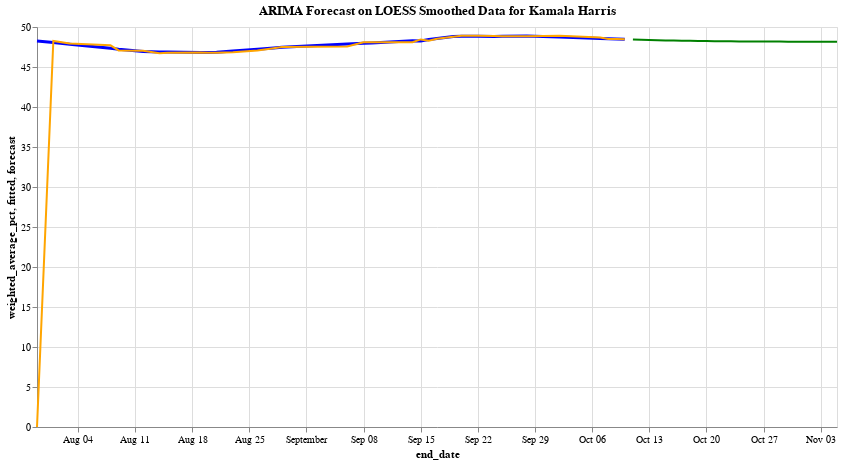
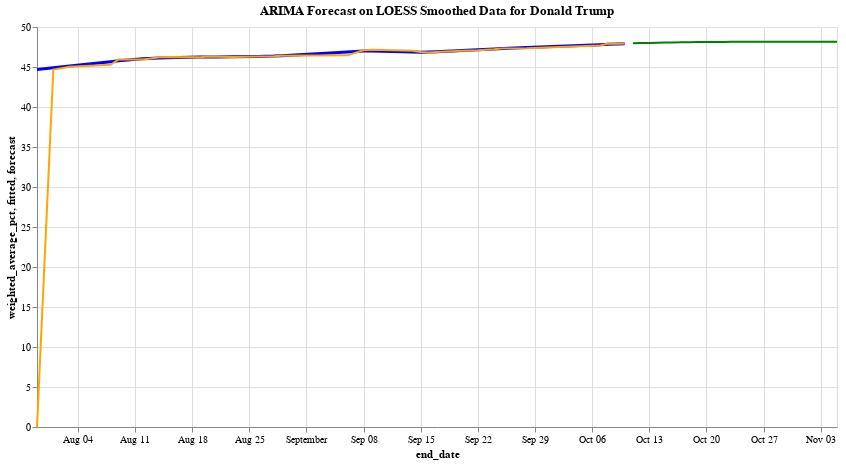

The notebook cell these images were saved under, in order:
### Code cell
import pandas as pd
import altair as alt
from statsmodels.nonparametric.smoothers_lowess import lowess
from statsmodels.tsa.arima.model import ARIMA
from sklearn.metrics import mean_squared_error
import numpy as np

# Assuming df_aggregated is already defined
# Make sure 'end_date' is in datetime format
df_aggregated['end_date'] = pd.to_datetime(df_aggregated['end_date'])

# Define a new dataframe to store the LOESS smoothed data
loess_data = pd.DataFrame()

# Perform LOESS smoothing for each candidate
for candidate in df_aggregated['candidate_name'].unique():
    # Filter the data for each candidate
    candidate_df = df_aggregated[df_aggregated['candidate_name'] == candidate]
    
    # Perform LOESS smoothing (use frac to control the smoothing level)
    loess_smoothed = lowess(candidate_df['weighted_average_pct'], 
                            candidate_df['end_date'].apply(lambda x: x.timestamp()), 
                            frac=0.3)  # Adjust frac as needed
    
    # Create a dataframe from the smoothed data
    smoothed_df = pd.DataFrame({
        'end_date': pd.to_datetime(loess_smoothed[:, 0], unit='s'),
        'weighted_average_pct': loess_smoothed[:, 1],
        'candidate_name': candidate
    })
    
    # Append to the main loess_data dataframe
    loess_data = pd.concat([loess_data, smoothed_df], ignore_index=True)

# Now let's fit an ARIMA model using the LOESS smoothed data
candidate_forecasts = {}
# Store the final prediction for each candidate
final_predictions = {}
# Forecast up to November 5, 2024
forecast_end_date = pd.Timestamp('2024-11-05')

# Loop through each candidate and apply ARIMA
for candidate in loess_data['candidate_name'].unique():
    # Filter the LOESS smoothed data for this candidate
    candidate_loess_df = loess_data[loess_data['candidate_name'] == candidate].sort_values(by='end_date')
    
    # Set 'end_date' as the index for ARIMA (must be a time series index)
    candidate_loess_df.set_index('end_date', inplace=True)

    # Calculate the number of days to forecast (from the last date to Nov 5, 2024)
    last_date = candidate_loess_df.index[-1]
    days_to_forecast = (forecast_end_date - last_date).days
    
    # Fit ARIMA model (you can tune the order=(p, d, q))
    model = ARIMA(candidate_loess_df['weighted_average_pct'], order=(1, 1, 1))
    model_fit = model.fit()

    # In-sample forecast (fitted values) and out-of-sample forecast
    candidate_loess_df['fitted'] = model_fit.fittedvalues
    
    # Forecast up to November 5, 2024
    forecast = model_fit.forecast(steps=days_to_forecast)
    
    # Store the forecasted results for this candidate
    candidate_forecasts[candidate] = forecast
    
    # Generate forecast dates for visualization
    forecast_dates = pd.date_range(candidate_loess_df.index[-1], periods=days_to_forecast + 1, freq='D')[1:]
    
    forecast_df = pd.DataFrame({
        'end_date': forecast_dates,
        'forecast': forecast,
        'candidate_name': candidate
    })
    
    # Reset index for easier plotting
    candidate_loess_df = candidate_loess_df.reset_index()

    # Altair plot for the actual, smoothed, and forecast data
    loess_chart = alt.Chart(candidate_loess_df).mark_line(color='blue', size=3).encode(
        x='end_date:T',
        y='weighted_average_pct:Q',
        tooltip=[alt.Tooltip('end_date:T', title='Date'),
                 alt.Tooltip('weighted_average_pct:Q', title='Smoothed Data')]
    ).properties(title=f'ARIMA Forecast on LOESS Smoothed Data for {candidate}')

    fitted_chart = alt.Chart(candidate_loess_df).mark_line(color='orange', size=2).encode(
        x='end_date:T',
        y='fitted:Q',
        tooltip=['fitted:Q']
    )

    forecast_chart = alt.Chart(forecast_df).mark_line(color='green', size=2).encode(
        x='end_date:T',
        y='forecast:Q',
        tooltip=[alt.Tooltip('end_date:T', title='Forecast Date'),
                 alt.Tooltip('forecast:Q', title='Forecasted Value')]
    )
    
    # Combine the charts and make the graph larger
    combined_chart = (loess_chart + fitted_chart + forecast_chart).properties(
        width=800,  # Set larger width
        height=400  # Set larger height
    )
    
    # Display the chart
    combined_chart.display()

    # Optionally, calculate the RMSE of the model
    rmse = np.sqrt(mean_squared_error(candidate_loess_df['weighted_average_pct'][1:], candidate_loess_df['fitted'][1:]))
    print(f"RMSE for {candidate}: {rmse}")
    # Extract the forecasted value for Nov 5, 2024
    nov_5_prediction = forecast_df[forecast_df['end_date'] == forecast_end_date]['forecast'].values[0]
    
    # Store the prediction in the final_predictions dictionary
    final_predictions[candidate] = nov_5_prediction

    # Print the final prediction for the candidate
    print(f"Final forecast for {candidate} on Nov 5, 2024: {nov_5_prediction:.2f}%")
    
# Optionally, print the final predictions for both candidates in a clear format
print("\nFinal Predictions for November 5, 2024:")
for candidate, prediction in final_predictions.items():
    print(f"{candidate}: {prediction:.2f}%")

### Figure 1 — Vega-Lite specification as saved in the notebook (floating-point values rounded to 4 significant figures)
{"config": {"view": {"continuousWidth": 300, "continuousHeight": 300}}, "layer": [{"mark": {"type": "line", "color": "blue", "size": 3}, "encoding": {"tooltip": [{"field": "end_date", "title": "Date", "type": "temporal"}, {"field": "weighted_average_pct", "title": "Smoothed Data", "type": "quantitative"}], "x": {"field": "end_date", "type": "temporal"}, "y": {"field": "weighted_average_pct", "type": "quantitative"}}, "title": "ARIMA Forecast on LOESS Smoothed Data for Kamala Harris"}, {"mark": {"type": "line", "color": "orange", "size": 2}, "encoding": {"tooltip": [{"field": "fitted", "type": "quantitative"}], "x": {"field": "end_date", "type": "temporal"}, "y": {"field": "fitted", "type": "quantitative"}}}, {"data": {"name": "data-0283f8774769b2a77fd6108ef160d756"}, "mark": {"type": "line", "color": "green", "size": 2}, "encoding": {"tooltip": [{"field": "end_date", "title": "Forecast Date", "type": "temporal"}, {"field": "forecast", "title": "Forecasted Value", "type": "quantitative"}], "x": {"field": "end_date", "type": "temporal"}, "y": {"field": "forecast", "type": "quantitative"}}}], "data": {"name": "data-6c82144ea9cec6b126ab654c016a06d6"}, "height": 400, "width": 800, "$schema": "https://vega.github.io/schema/vega-lite/v5.20.1.json", "datasets": {"data-6c82144ea9cec6b126ab654c016a06d6": [{"end_date": "2024-07-30T00:00:00", "weighted_average_pct": 48.26, "candidate_name": "Kamala Harris", "fitted": 0.0}, {"end_date": "2024-08-01T00:00:00", "weighted_average_pct": 48.05, "candidate_name": "Kamala Harris", "fitted": 48.26}, {"end_date": "2024-08-03T00:00:00", "weighted_average_pct": 47.85, "candidate_name": "Kamala Harris", "fitted": 47.93}, {"end_date": "2024-08-08T00:00:00", "weighted_average_pct": 47.35, "candidate_name": "Kamala Harris", "fitted": 47.71}, {"end_date": "2024-08-09T00:00:00", "weighted_average_pct": 47.21, "candidate_name": "Kamala Harris", "fitted": 47.07}, {"end_date": "2024-08-12T00:00:00", "weighted_average_pct": 46.92, "candidate_name": "Kamala Harris", "fitted": 47.02}, {"end_date": "2024-08-14T00:00:00", "weighted_average_pct": 46.89, "candidate_name": "Kamala Harris", "fitted": 46.72}, {"end_date": "2024-08-15T00:00:00", "weighted_average_pct": 46.87, "candidate_name": "Kamala Harris", "fitted": 46.77}, {"end_date": "2024-08-19T00:00:00", "weighted_average_pct": 46.82, "candidate_name": "Kamala Harris", "fitted": 46.81}, {"end_date": "2024-08-20T00:00:00", "weighted_average_pct": 46.81, "candidate_name": "Kamala Harris", "fitted": 46.77}, {"end_date": "2024-08-21T00:00:00", "weighted_average_pct": 46.84, "candidate_name": "Kamala Harris", "fitted": 46.78}, {"end_date": "2024-08-23T00:00:00", "weighted_average_pct": 47.0, "candidate_name": "Kamala Harris", "fitted": 46.83}, {"end_date": "2024-08-26T00:00:00", "weighted_average_pct": 47.23, "candidate_name": "Kamala Harris", "fitted": 47.06}, {"end_date": "2024-08-28T00:00:00", "weighted_average_pct": 47.38, "candidate_name": "Kamala Harris", "fitted": 47.34}, {"end_date": "2024-08-29T00:00:00", "weighted_average_pct": 47.47, "candidate_name": "Kamala Harris", "fitted": 47.49}, {"end_date": "2024-09-06T00:00:00", "weighted_average_pct": 47.89, "candidate_name": "Kamala Harris", "fitted": 47.56}, {"end_date": "2024-09-08T00:00:00", "weighted_average_pct": 47.96, "candidate_name": "Kamala Harris", "fitted": 48.09}, {"end_date": "2024-09-09T00:00:00", "weighted_average_pct": 48.0, "candidate_name": "Kamala Harris", "fitted": 48.1}, {"end_date": "2024-09-14T00:00:00", "weighted_average_pct": 48.29, "candidate_name": "Kamala Harris", "fitted": 48.09}, {"end_date": "2024-09-15T00:00:00", "weighted_average_pct": 48.24, "candidate_name": "Kamala Harris", "fitted": 48.45}, {"end_date": "2024-09-16T00:00:00", "weighted_average_pct": 48.42, "candidate_name": "Kamala Harris", "fitted": 48.29}, {"end_date": "2024-09-17T00:00:00", "weighted_average_pct": 48.55, "candidate_name": "Kamala Harris", "fitted": 48.52}, {"end_date": "2024-09-18T00:00:00", "weighted_average_pct": 48.69, "candidate_name": "Kamala Harris", "fitted": 48.66}, {"end_date": "2024-09-19T00:00:00", "weighted_average_pct": 48.8, "candidate_name": "Kamala Harris", "fitted": 48.79}, {"end_date": "2024-09-20T00:00:00", "weighted_average_pct": 48.84, "candidate_name": "Kamala Harris", "fitted": 48.9}, {"end_date": "2024-09-22T00:00:00", "weighted_average_pct": 48.84, "candidate_name": "Kamala Harris", "fitted": 48.9}, {"end_date": "2024-09-24T00:00:00", "weighted_average_pct": 48.82, "candidate_name": "Kamala Harris", "fitted": 48.87}, {"end_date": "2024-09-25T00:00:00", "weighted_average_pct": 48.83, "candidate_name": "Kamala Harris", "fitted": 48.83}, {"end_date": "2024-09-28T00:00:00", "weighted_average_pct": 48.88, "candidate_name": "Kamala Harris", "fitted": 48.84}, {"end_date": "2024-10-02T00:00:00", "weighted_average_pct": 48.74, "candidate_name": "Kamala Harris", "fitted": 48.91}, {"end_date": "2024-10-07T00:00:00", "weighted_average_pct": 48.58, "candidate_name": "Kamala Harris", "fitted": 48.69}, {"end_date": "2024-10-08T00:00:00", "weighted_average_pct": 48.54, "candidate_name": "Kamala Harris", "fitted": 48.49}, {"end_date": "2024-10-09T00:00:00", "weighted_average_pct": 48.5, "candidate_name": "Kamala Harris", "fitted": 48.49}, {"end_date": "2024-10-10T00:00:00", "weighted_average_pct": 48.47, "candidate_name": "Kamala Harris", "fitted": 48.46}], "data-0283f8774769b2a77fd6108ef160d756": [{"end_date": "2024-10-11T00:00:00", "forecast": 48.43, "candidate_name": "Kamala Harris"}, {"end_date": "2024-10-12T00:00:00", "forecast": 48.4, "candidate_name": "Kamala Harris"}, {"end_date": "2024-10-13T00:00:00", "forecast": 48.37, "candidate_name": "Kamala Harris"}, {"end_date": "2024-10-14T00:00:00", "forecast": 48.34, "candidate_name": "Kamala Harris"}, {"end_date": "2024-10-15T00:00:00", "forecast": 48.32, "candidate_name": "Kamala Harris"}, {"end_date": "2024-10-16T00:00:00", "forecast": 48.3, "candidate_name": "Kamala Harris"}, {"end_date": "2024-10-17T00:00:00", "forecast": 48.28, "candidate_name": "Kamala Harris"}, {"end_date": "2024-10-18T00:00:00", "forecast": 48.27, "candidate_name": "Kamala Harris"}, {"end_date": "2024-10-19T00:00:00", "forecast": 48.25, "candidate_name": "Kamala Harris"}, {"end_date": "2024-10-20T00:00:00", "forecast": 48.24, "candidate_name": "Kamala Harris"}, {"end_date": "2024-10-21T00:00:00", "forecast": 48.23, "candidate_name": "Kamala Harris"}, {"end_date": "2024-10-22T00:00:00", "forecast": 48.22, "candidate_name": "Kamala Harris"}, {"end_date": "2024-10-23T00:00:00", "forecast": 48.21, "candidate_name": "Kamala Harris"}, {"end_date": "2024-10-24T00:00:00", "forecast": 48.2, "candidate_name": "Kamala Harris"}, {"end_date": "2024-10-25T00:00:00", "forecast": 48.19, "candidate_name": "Kamala Harris"}, {"end_date": "2024-10-26T00:00:00", "forecast": 48.19, "candidate_name": "Kamala Harris"}, {"end_date": "2024-10-27T00:00:00", "forecast": 48.18, "candidate_name": "Kamala Harris"}, {"end_date": "2024-10-28T00:00:00", "forecast": 48.18, "candidate_name": "Kamala Harris"}, {"end_date": "2024-10-29T00:00:00", "forecast": 48.17, "candidate_name": "Kamala Harris"}, {"end_date": "2024-10-30T00:00:00", "forecast": 48.17, "candidate_name": "Kamala Harris"}, {"end_date": "2024-10-31T00:00:00", "forecast": 48.17, "candidate_name": "Kamala Harris"}, {"end_date": "2024-11-01T00:00:00", "forecast": 48.16, "candidate_name": "Kamala Harris"}, {"end_date": "2024-11-02T00:00:00", "forecast": 48.16, "candidate_name": "Kamala Harris"}, {"end_date": "2024-11-03T00:00:00", "forecast": 48.16, "candidate_name": "Kamala Harris"}, {"end_date": "2024-11-04T00:00:00", "forecast": 48.16, "candidate_name": "Kamala Harris"}, {"end_date": "2024-11-05T00:00:00", "forecast": 48.15, "candidate_name": "Kamala Harris"}]}}

### Figure 2 — Vega-Lite specification as saved in the notebook (floating-point values rounded to 4 significant figures)
{"config": {"view": {"continuousWidth": 300, "continuousHeight": 300}}, "layer": [{"mark": {"type": "line", "color": "blue", "size": 3}, "encoding": {"tooltip": [{"field": "end_date", "title": "Date", "type": "temporal"}, {"field": "weighted_average_pct", "title": "Smoothed Data", "type": "quantitative"}], "x": {"field": "end_date", "type": "temporal"}, "y": {"field": "weighted_average_pct", "type": "quantitative"}}, "title": "ARIMA Forecast on LOESS Smoothed Data for Donald Trump"}, {"mark": {"type": "line", "color": "orange", "size": 2}, "encoding": {"tooltip": [{"field": "fitted", "type": "quantitative"}], "x": {"field": "end_date", "type": "temporal"}, "y": {"field": "fitted", "type": "quantitative"}}}, {"data": {"name": "data-8b3e048a6212f27c0d88eef756088ff7"}, "mark": {"type": "line", "color": "green", "size": 2}, "encoding": {"tooltip": [{"field": "end_date", "title": "Forecast Date", "type": "temporal"}, {"field": "forecast", "title": "Forecasted Value", "type": "quantitative"}], "x": {"field": "end_date", "type": "temporal"}, "y": {"field": "forecast", "type": "quantitative"}}}], "data": {"name": "data-33c0ae3a853b4b80fd969c2ccca8e821"}, "height": 400, "width": 800, "$schema": "https://vega.github.io/schema/vega-lite/v5.20.1.json", "datasets": {"data-33c0ae3a853b4b80fd969c2ccca8e821": [{"end_date": "2024-07-30T00:00:00", "weighted_average_pct": 44.69, "candidate_name": "Donald Trump", "fitted": 0.0}, {"end_date": "2024-08-01T00:00:00", "weighted_average_pct": 44.91, "candidate_name": "Donald Trump", "fitted": 44.69}, {"end_date": "2024-08-03T00:00:00", "weighted_average_pct": 45.12, "candidate_name": "Donald Trump", "fitted": 45.04}, {"end_date": "2024-08-08T00:00:00", "weighted_average_pct": 45.65, "candidate_name": "Donald Trump", "fitted": 45.27}, {"end_date": "2024-08-09T00:00:00", "weighted_average_pct": 45.77, "candidate_name": "Donald Trump", "fitted": 45.95}, {"end_date": "2024-08-12T00:00:00", "weighted_average_pct": 46.03, "candidate_name": "Donald Trump", "fitted": 45.94}, {"end_date": "2024-08-14T00:00:00", "weighted_average_pct": 46.12, "candidate_name": "Donald Trump", "fitted": 46.22}, {"end_date": "2024-08-15T00:00:00", "weighted_average_pct": 46.16, "candidate_name": "Donald Trump", "fitted": 46.24}, {"end_date": "2024-08-19T00:00:00", "weighted_average_pct": 46.24, "candidate_name": "Donald Trump", "fitted": 46.22}, {"end_date": "2024-08-20T00:00:00", "weighted_average_pct": 46.25, "candidate_name": "Donald Trump", "fitted": 46.3}, {"end_date": "2024-08-21T00:00:00", "weighted_average_pct": 46.25, "candidate_name": "Donald Trump", "fitted": 46.28}, {"end_date": "2024-08-23T00:00:00", "weighted_average_pct": 46.28, "candidate_name": "Donald Trump", "fitted": 46.26}, {"end_date": "2024-08-26T00:00:00", "weighted_average_pct": 46.32, "candidate_name": "Donald Trump", "fitted": 46.3}, {"end_date": "2024-08-28T00:00:00", "weighted_average_pct": 46.36, "candidate_name": "Donald Trump", "fitted": 46.35}, {"end_date": "2024-08-29T00:00:00", "weighted_average_pct": 46.42, "candidate_name": "Donald Trump", "fitted": 46.39}, {"end_date": "2024-09-06T00:00:00", "weighted_average_pct": 46.88, "candidate_name": "Donald Trump", "fitted": 46.46}, {"end_date": "2024-09-08T00:00:00", "weighted_average_pct": 47.01, "candidate_name": "Donald Trump", "fitted": 47.1}, {"end_date": "2024-09-09T00:00:00", "weighted_average_pct": 46.99, "candidate_name": "Donald Trump", "fitted": 47.15}, {"end_date": "2024-09-14T00:00:00", "weighted_average_pct": 46.89, "candidate_name": "Donald Trump", "fitted": 47.04}, {"end_date": "2024-09-15T00:00:00", "weighted_average_pct": 46.83, "candidate_name": "Donald Trump", "fitted": 46.87}, {"end_date": "2024-09-16T00:00:00", "weighted_average_pct": 46.87, "candidate_name": "Donald Trump", "fitted": 46.8}, {"end_date": "2024-09-17T00:00:00", "weighted_average_pct": 46.91, "candidate_name": "Donald Trump", "fitted": 46.87}, {"end_date": "2024-09-18T00:00:00", "weighted_average_pct": 46.96, "candidate_name": "Donald Trump", "fitted": 46.93}, {"end_date": "2024-09-19T00:00:00", "weighted_average_pct": 47.01, "candidate_name": "Donald Trump", "fitted": 46.98}, {"end_date": "2024-09-20T00:00:00", "weighted_average_pct": 47.05, "candidate_name": "Donald Trump", "fitted": 47.04}, {"end_date": "2024-09-22T00:00:00", "weighted_average_pct": 47.15, "candidate_name": "Donald Trump", "fitted": 47.08}, {"end_date": "2024-09-24T00:00:00", "weighted_average_pct": 47.26, "candidate_name": "Donald Trump", "fitted": 47.2}, {"end_date": "2024-09-25T00:00:00", "weighted_average_pct": 47.3, "candidate_name": "Donald Trump", "fitted": 47.33}, {"end_date": "2024-09-28T00:00:00", "weighted_average_pct": 47.43, "candidate_name": "Donald Trump", "fitted": 47.35}, {"end_date": "2024-10-02T00:00:00", "weighted_average_pct": 47.59, "candidate_name": "Donald Trump", "fitted": 47.51}, {"end_date": "2024-10-07T00:00:00", "weighted_average_pct": 47.79, "candidate_name": "Donald Trump", "fitted": 47.69}, {"end_date": "2024-10-08T00:00:00", "weighted_average_pct": 47.83, "candidate_name": "Donald Trump", "fitted": 47.92}, {"end_date": "2024-10-09T00:00:00", "weighted_average_pct": 47.87, "candidate_name": "Donald Trump", "fitted": 47.91}, {"end_date": "2024-10-10T00:00:00", "weighted_average_pct": 47.92, "candidate_name": "Donald Trump", "fitted": 47.92}], "data-8b3e048a6212f27c0d88eef756088ff7": [{"end_date": "2024-10-11T00:00:00", "forecast": 47.95, "candidate_name": "Donald Trump"}, {"end_date": "2024-10-12T00:00:00", "forecast": 47.99, "candidate_name": "Donald Trump"}, {"end_date": "2024-10-13T00:00:00", "forecast": 48.01, "candidate_name": "Donald Trump"}, {"end_date": "2024-10-14T00:00:00", "forecast": 48.04, "candidate_name": "Donald Trump"}, {"end_date": "2024-10-15T00:00:00", "forecast": 48.06, "candidate_name": "Donald Trump"}, {"end_date": "2024-10-16T00:00:00", "forecast": 48.07, "candidate_name": "Donald Trump"}, {"end_date": "2024-10-17T00:00:00", "forecast": 48.09, "candidate_name": "Donald Trump"}, {"end_date": "2024-10-18T00:00:00", "forecast": 48.1, "candidate_name": "Donald Trump"}, {"end_date": "2024-10-19T00:00:00", "forecast": 48.11, "candidate_name": "Donald Trump"}, {"end_date": "2024-10-20T00:00:00", "forecast": 48.12, "candidate_name": "Donald Trump"}, {"end_date": "2024-10-21T00:00:00", "forecast": 48.13, "candidate_name": "Donald Trump"}, {"end_date": "2024-10-22T00:00:00", "forecast": 48.14, "candidate_name": "Donald Trump"}, {"end_date": "2024-10-23T00:00:00", "forecast": 48.14, "candidate_name": "Donald Trump"}, {"end_date": "2024-10-24T00:00:00", "forecast": 48.15, "candidate_name": "Donald Trump"}, {"end_date": "2024-10-25T00:00:00", "forecast": 48.15, "candidate_name": "Donald Trump"}, {"end_date": "2024-10-26T00:00:00", "forecast": 48.16, "candidate_name": "Donald Trump"}, {"end_date": "2024-10-27T00:00:00", "forecast": 48.16, "candidate_name": "Donald Trump"}, {"end_date": "2024-10-28T00:00:00", "forecast": 48.16, "candidate_name": "Donald Trump"}, {"end_date": "2024-10-29T00:00:00", "forecast": 48.16, "candidate_name": "Donald Trump"}, {"end_date": "2024-10-30T00:00:00", "forecast": 48.16, "candidate_name": "Donald Trump"}, {"end_date": "2024-10-31T00:00:00", "forecast": 48.17, "candidate_name": "Donald Trump"}, {"end_date": "2024-11-01T00:00:00", "forecast": 48.17, "candidate_name": "Donald Trump"}, {"end_date": "2024-11-02T00:00:00", "forecast": 48.17, "candidate_name": "Donald Trump"}, {"end_date": "2024-11-03T00:00:00", "forecast": 48.17, "candidate_name": "Donald Trump"}, {"end_date": "2024-11-04T00:00:00", "forecast": 48.17, "candidate_name": "Donald Trump"}, {"end_date": "2024-11-05T00:00:00", "forecast": 48.17, "candidate_name": "Donald Trump"}]}}
